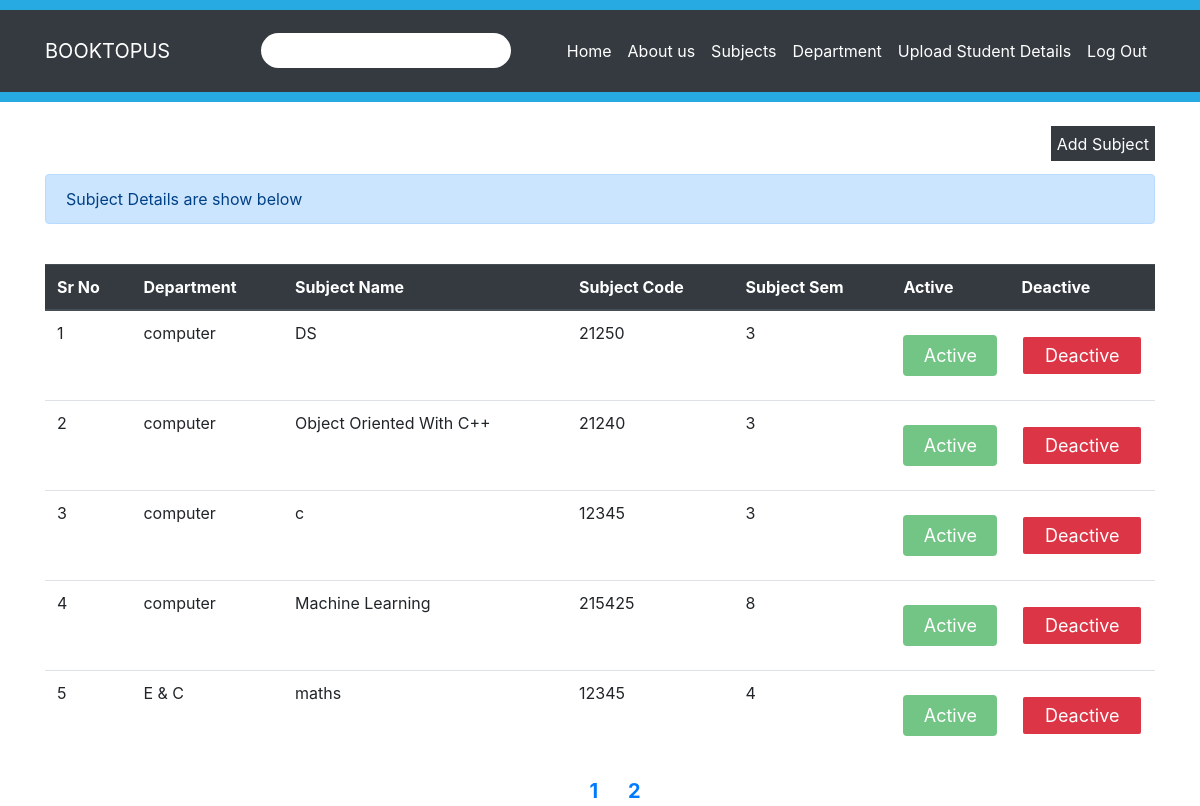
/admin_subject.php (signed in), run on the app's committed database.
### tables this page shows
CREATE TABLE `btp_subjects` (
  `sub_id` bigint(15) NOT NULL,
  `dept_id` bigint(15) NOT NULL,
  `subject_code` bigint(20) NOT NULL,
  `sub_name` varchar(50) NOT NULL,
  `sub_semister` varchar(15) NOT NULL,
  `sub_status` enum('active','deactive') NOT NULL
);

CREATE TABLE `btp_departments` (
  `dept_id` bigint(15) NOT NULL,
  `dept_name` varchar(20) NOT NULL,
  `dept_status` enum('active','deactive') NOT NULL
);

### admin_subject.php (the view, shortened to what this page needs)
<?php
    include("include/Connection.php");
    $i=1;
    if(!isset($_SESSION['login_id']))
    {
        header("location:login.php");
    }
    else{
        if($_SESSION['user_type']=="admin")
        {
            include("Navbar1.php");
        ?>
    <html>
        <head>
            <link rel="stylesheet" href="https://stackpath.bootstrapcdn.com/bootstrap/4.4.1/css/bootstrap.min.css"
>
            <link href="https://stackpath.bootstrapcdn.com/font-awesome/4.7.0/css/font-awesome.min.css" rel="stylesheet"
>
            <link rel="stylesheet" href="css/index.css" />
        </head>
        <body>
            <br>
            <div class="container">
                <a href="Add_subject.php"><button style="float:right;border:none;height:35px" type="button"class="btn-success bg-dark">Add Subject</button></a>
                <br>
                <br>
                <div class="alert alert-primary justify-content-center" role="alert">Subject
	    		Details are show below</div>
                <br>
                <table class="table">
                    <thead class="thead-dark">
                        <tr>
                            <th scope="col">Sr No</th>
                            <th scope="col">Department</th>
                            <th scope="col">Subject Name</th>
                            <th scope="col">Subject Code</th>
                            <th scope="col">Subject Sem</th>
                            <th scope="col">Active</th>
                            <th scope="col">Deactive</th>
                    </tr>
                </thead>
                <tbody>
				<?php
                    $query="select subject_code,sub_name,sub_semister,sub_status,sub_id,dept_name from btp_subjects,btp_departments where btp_departments.dept_id=btp_subjects.dept_id limit 0,10";
                    $result=mysqli_query($con,$query);
                    while($row=mysqli_fetch_assoc($result))
                    {
				?>
                    <tr>
                        <td><?php echo $i?></td>
                        <td><?php echo $row['dept_name'] ?></td>
                        <td><?php echo $row['sub_name'] ?></td>
                        <td><?php echo $row['subject_code'] ?></td>
                        <td><?php echo $row['sub_semister'] ?></td>
                        <?php if($row['sub_status']=="active")
                            {
                        ?>
                        <td><a  href="#" ><button type="button"class="btn btn-success bg-success" disabled>Active</button></a></td>
                        <td><a  href="include/deactive_status_subject.php?id=<?php echo $row['sub_id'] ?>" ><button type="button"class="btn btn-danger bg-danger">Deactive</button></a></td>
                        <?php
                            }
                            else{
                        ?>
                        <td><a  href="include/active_status_subject.php?id=<?php echo $row['sub_id'] ?>" ><button type="button"class="btn btn-success bg-success">Active</button></a></td>
                        <td><a  href="#"><button type="button" class="btn btn-danger bg-danger" disabled>Deactive</button></a></td>
                        <?php
                            }
                         $i=$i+1; ?>
                    </tr>
				<?php
					}
				?>
                </tbody>
            </table>
            <?php
                $paging="select * from btp_users";
                $check=mysqli_query($con,$paging);
                $total=mysqli_num_rows($check);
                $v=$total/3;
                $p=ceil($v);
				echo "<div align='center'>";
                for($i=1;$i<=$p;$i++)
                    {
                        echo "<a href='admin_index.php?page=".$i."' style='font-weight:bold;font-size:20px;margin-left:30px;text-decoration:none;'>".$i."</a>";
                    }
				echo "</div>";
            ?>
        </div>
    </body>
</html>
        <?php
        }
        else
        {
            echo "<script>alert('Do not try to system Hack . You are not Admin !!!!');
			    window.location.href='../login.php';
			    </script>";
        }
    }
?>

### css/index.css (style rules this page uses)
.btn { width: 100%; background: none; border: 2px solid white; color: white; padding: 5px; font-size: 18px; cursor: pointer; margin: 12px 0; }
::placeholder { color: white; }

### data on the page
btp_subjects: dept.dept_name "computer", sub_name "DS", subject_code "21250", sub_semister "3"
btp_subjects: dept.dept_name "computer", sub_name "Object Oriented With C++", subject_code "21240", sub_semister "3"
btp_subjects: dept.dept_name "computer", sub_name "c", subject_code "12345", sub_semister "3"
btp_subjects: dept.dept_name "computer", sub_name "Machine Learning", subject_code "215425", sub_semister "8"
btp_subjects: dept.dept_name "E & C", sub_name "maths", subject_code "12345", sub_semister "4"
